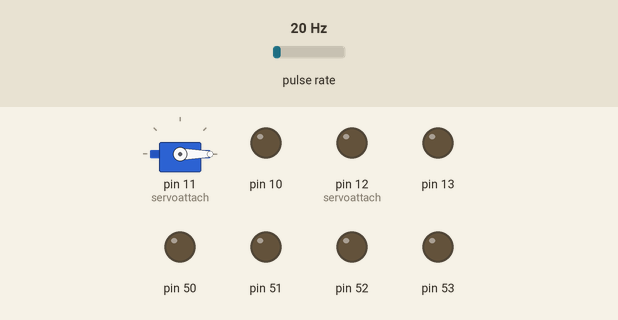
This sketch was run on a simulated Arduino Mega 2560, built with avr-gcc and run on an emulated ATmega2560. On the bench: servo, output pins drawn as LEDs (lit = HIGH). Wiring (inferred from the names in the program): pulse sensor: data pin 3. Inputs (shaded band) come from the test bench; at power-on: pulse rate 20 Hz. Servo pulses on a pin are drawn as a servo (544–2400 µs = 0–180°); pins used as bus, display or sensor lines are not drawn.

Above: at 0.05 s.
At 4.45 s:
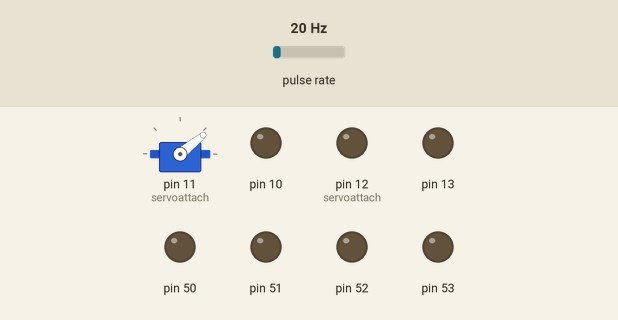
At 8.95 s:
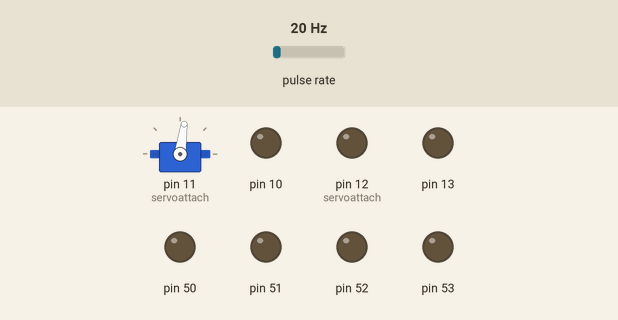
At 17.95 s:
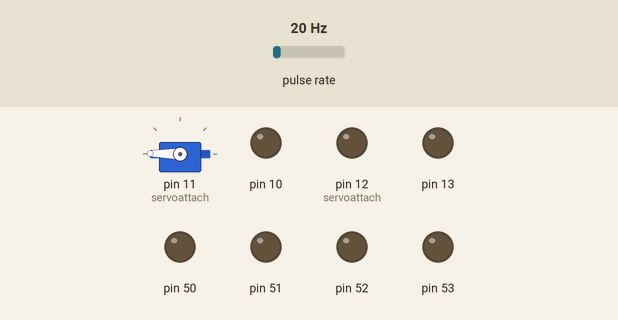
Timing chart, 0 to 23.4 s (numbered marks = the images above):
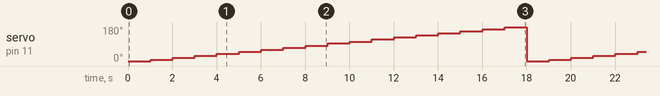

The sketch:

servo_library.ino
```cpp
#include<avr/io.h>
#include<math.h>
void servoattach(short int num,int value)       //value=clock frequency and num=pin no.to be attached
{
  switch(num)
  {
   case 11 :                            //OC1A
      DDRB|=(1<<PB5); // PORTB as OUTPUT
      TCCR1A|=(1<<WGM11)|(1<<COM1A1)|(1<<COM1A0);  //SETTING PRESCALAR AS 64
      TCCR1B|=(1<<WGM12)|(1<<WGM13)|(1<<CS10)|(1<<CS11); //FAST PWM MODE
      ICR1=5000*value/16-1;                    //generating 20msec pulse (pwm method)
      break;

   case 12 :                            //OC1B
      DDRB|=(1<<PB6); // PORTB as OUTPUT
      TCCR1A|=(1<<WGM11)|(1<<COM1B1)|(1<<COM1B0);  //SETTING PRESCALAR AS 64
      TCCR1B|=(1<<WGM12)|(1<<WGM13)|(1<<CS10)|(1<<CS11); //FAST PWM MODE
      ICR1=5000*value/16-1;                    //generating 20msec pulse (pwm method)
      break;

    case 5 :                            //OC3A
      DDRE|=(1<<PE3); // PORTB as OUTPUT
      TCCR3A|=(1<<WGM31)|(1<<COM3A1)|(1<<COM3A0);  //SETTING PRESCALAR AS 64
      TCCR3B|=(1<<WGM12)|(1<<WGM13)|(1<<CS30)|(1<<CS31); //FAST PWM MODE
      ICR3=5000*value/16-1;                    //generating 20msec pulse (pwm method)
      break;

    case 2 :                            //OC3B
      DDRE|=(1<<PE4); // PORTB as OUTPUT
      TCCR3A|=(1<<WGM31)|(1<<COM3B1)|(1<<COM3B0);  //SETTING PRESCALAR AS 64
      TCCR3B|=(1<<WGM32)|(1<<WGM33)|(1<<CS30)|(1<<CS31); //FAST PWM MODE
      ICR3=5000*value/16-1;                    //generating 20msec pulse (pwm method)
      break;

    case 3 :                            //OC3C
      DDRE|=(1<<PE5); // PORTB as OUTPUT
      TCCR3A|=(1<<WGM31)|(1<<COM3C1)|(1<<COM3C0);  //SETTING PRESCALAR AS 64
      TCCR3B|=(1<<WGM32)|(1<<WGM33)|(1<<CS30)|(1<<CS31); //FAST PWM MODE
      ICR3=5000*value/16-1;                    //generating 20msec pulse (pwm method)
      break;

    case 6 :                            //OC4A
      DDRH|=(1<<PH3); // PORTB as OUTPUT
      TCCR4A|=(1<<WGM41)|(1<<COM4A1)|(1<<COM4A0);  //SETTING PRESCALAR AS 64
      TCCR4B|=(1<<WGM42)|(1<<WGM43)|(1<<CS40)|(1<<CS41); //FAST PWM MODE
      ICR4=5000*value/16-1;                    //generating 20msec pulse (pwm method)
      break;

    case 7 :                            //OC4B
      DDRH|=(1<<PH4); // PORTB as OUTPUT
      TCCR4A|=(1<<WGM41)|(1<<COM4B1)|(1<<COM4B0);  //SETTING PRESCALAR AS 64
      TCCR4B|=(1<<WGM42)|(1<<WGM43)|(1<<CS40)|(1<<CS41); //FAST PWM MODE
      ICR4=5000*value/16-1;                    //generating 20msec pulse (pwm method)
      break;

    case 8 :                            //OC4C
      DDRH|=(1<<PH5); // PORTB as OUTPUT
      TCCR4A|=(1<<WGM41)|(1<<COM4C1)|(1<<COM4C0);  //SETTING PRESCALAR AS 64
      TCCR4B|=(1<<WGM42)|(1<<WGM43)|(1<<CS40)|(1<<CS41); //FAST PWM MODE
      ICR4=5000*value/16-1;                    //generating 20msec pulse (pwm method)
      break;

    case 46 :                           //OC5A
      DDRL|=(1<<PL3); // PORTB as OUTPUT
      TCCR5A|=(1<<WGM51)|(1<<COM5A1)|(1<<COM5A0);  //SETTING PRESCALAR AS 64
      TCCR5B|=(1<<WGM52)|(1<<WGM53)|(1<<CS50)|(1<<CS51); //FAST PWM MODE
      ICR5=5000*value/16-1;                    //generating 20msec pulse (pwm method)
      break;

    case 45 :                           //OC5B
      DDRL|=(1<<PL4); // PORTB as OUTPUT
      TCCR5A|=(1<<WGM51)|(1<<COM5B1)|(1<<COM5B0);  //SETTING PRESCALAR AS 64
      TCCR5B|=(1<<WGM52)|(1<<WGM53)|(1<<CS50)|(1<<CS51); //FAST PWM MODE
      ICR5=5000*value/16-1;                    //generating 20msec pulse (pwm met)
      break;

    case 44 :                           //OC5C
      DDRL|=(1<<PL5); // PORTB as OUTPUT
      TCCR5A|=(1<<WGM51)|(1<<COM5C1)|(1<<COM5C0);  //SETTING PRESCALAR AS 64
      TCCR5B|=(1<<WGM52)|(1<<WGM53)|(1<<CS50)|(1<<CS51); //FAST PWM MODE
      ICR5=5000*value/16-1;                    //generating 20msec pulse (pwm method)
      break;

    default :
      break;
   }
}

void servoPSPwrite(short int pin,int val)           //PIN=servo pin no. on mega,val=angle value for the servo at pin
{
  switch(pin)
  {
   case 11:
      val=map(val,0,180,ICR1/40,ICR1/8);
      OCR1A=ICR1-val;
      break;
    case 12:
      val=map(val,0,180,ICR1/40,ICR1/8);
      OCR1B=ICR1-val;
      break;
    case 5:
      val=map(val,0,180,ICR1/40,ICR1/8);
      OCR3A=ICR3-val;
      break;
    case 2:
      val=map(val,0,180,ICR1/40,ICR1/8);
      OCR3B=ICR3-val;
      break;
    case 3:
      val=map(val,0,180,ICR1/40,ICR1/8);
      OCR3C=ICR3-val;
      break;
    case 6:
      val=map(val,0,180,ICR1/40,ICR1/8);
      OCR4A=ICR4-val;
      break;
    case 7:
      val=map(val,0,180,ICR1/40,ICR1/8);
      OCR4B=ICR4-val;
      break;
    case 8:
      val=map(val,0,180,ICR1/40,ICR1/8);
      OCR4C=ICR4-val;
      break;
    case 46:
      val=map(val,0,180,ICR1/40,ICR1/8);
      OCR5A=ICR5-val;
      break;
    case 45:
      val=map(val,0,180,ICR1/40,ICR1/8);
      OCR5B=ICR5-val;
      break;
    case 44:
      val=map(val,0,180,ICR1/40,ICR1/8);
      OCR5C=ICR5-val;
      break;
    default :
      break;
  }
  //val = map(val,0,180,125,625);             //mapping one to one values
  //OCR1A= ICR1-val;                              //GENERATING PULSE IN INVERTED MODE
 //_delay_ms(500);                              //give delay in the main code
}

void deattach(short int pin1)                   //pin1=pin no. to be deattached
{
 switch(pin1)
  {
   case 11 :                            //OC1A
      DDRB|=(1<<PB5); // PORTB as OUTPUT
      TCCR1A|=(0<<WGM11)|(0<<COM1A1)|(0<<COM1A0);  //SETTING PRESCALAR AS 64
      TCCR1B|=(0<<WGM12)|(0<<WGM13)|(0<<CS10)|(0<<CS11); //FAST PWM MODE
      ICR1=0;                    //generating 20msec pulse (pwm method)
      OCR1A=0;
      break;

   case 12 :                            //OC1B
      DDRB|=(1<<PB6); // PORTB as OUTPUT
      TCCR1A|=(0<<WGM11)|(0<<COM1B1)|(0<<COM1B0);  //SETTING PRESCALAR AS 64
      TCCR1B|=(0<<WGM12)|(0<<WGM13)|(0<<CS10)|(0<<CS11); //FAST PWM MODE
      ICR1=0;                    //generating 20msec pulse (pwm method)
      OCR1B=0;
      break;

    case 5 :                            //OC3A
      DDRE|=(1<<PE3); // PORTB as OUTPUT
      TCCR3A|=(0<<WGM31)|(0<<COM3A1)|(0<<COM3A0);  //SETTING PRESCALAR AS 64
      TCCR3B|=(0<<WGM12)|(0<<WGM13)|(0<<CS30)|(0<<CS31); //FAST PWM MODE
      ICR3=0;                    //generating 20msec pulse (pwm method)
      OCR3A=0;
      break;

    case 2 :                            //OC3B
      DDRE|=(1<<PE4); // PORTB as OUTPUT
      TCCR3A|=(0<<WGM31)|(0<<COM3B1)|(0<<COM3B0);  //SETTING PRESCALAR AS 64
      TCCR3B|=(0<<WGM32)|(0<<WGM33)|(0<<CS30)|(0<<CS31); //FAST PWM MODE
      ICR3=0;                    //generating 20msec pulse (pwm method)
      OCR3B=0;
      break;

    case 3 :                            //OC3C
      DDRE|=(1<<PE5); // PORTB as OUTPUT
      TCCR3A|=(0<<WGM31)|(0<<COM3C1)|(0<<COM3C0);  //SETTING PRESCALAR AS 64
      TCCR3B|=(0<<WGM32)|(0<<WGM33)|(0<<CS30)|(0<<CS31); //FAST PWM MODE
      ICR3=0;                             //generating 20msec pulse (pwm method)
      OCR3C=0;
      break;

    case 6 :                            //OC4A
      DDRH|=(1<<PH3); // PORTB as OUTPUT
      TCCR4A|=(0<<WGM41)|(0<<COM4A1)|(0<<COM4A0);  //SETTING PRESCALAR AS 64
      TCCR4B|=(0<<WGM42)|(0<<WGM43)|(0<<CS40)|(0<<CS41); //FAST PWM MODE
      ICR4=0;                    //generating 20msec pulse (pwm method)
      OCR4A=0;
      break;

    case 7 :                            //OC4B
      DDRH|=(1<<PH4); // PORTB as OUTPUT
      TCCR4A|=(0<<WGM41)|(0<<COM4B1)|(0<<COM4B0);  //SETTING PRESCALAR AS 64
      TCCR4B|=(0<<WGM42)|(0<<WGM43)|(0<<CS40)|(0<<CS41); //FAST PWM MODE
      ICR4=0;                    //generating 20msec pulse (pwm method)
      OCR4B=0;
      break;

    case 8 :                            //OC4C
      DDRH|=(1<<PH5); // PORTB as OUTPUT
      TCCR4A|=(0<<WGM41)|(0<<COM4C1)|(0<<COM4C0);  //SETTING PRESCALAR AS 64
      TCCR4B|=(0<<WGM42)|(0<<WGM43)|(0<<CS40)|(0<<CS41); //FAST PWM MODE
      ICR4=0;                    //generating 20msec pulse (pwm method)
      OCR4C=0;
      break;

    case 46 :                           //OC5A
      DDRL|=(1<<PL3); // PORTB as OUTPUT
      TCCR5A|=(0<<WGM51)|(0<<COM5A1)|(0<<COM5A0);  //SETTING PRESCALAR AS 64
      TCCR5B|=(0<<WGM52)|(0<<WGM53)|(0<<CS50)|(0<<CS51); //FAST PWM MODE
      ICR5=0;                    //generating 20msec pulse (pwm method)
      OCR5A=0;
      break;

    case 45 :                           //OC5B
      DDRL|=(1<<PL4); // PORTB as OUTPUT
      TCCR5A|=(0<<WGM51)|(0<<COM5B1)|(0<<COM5B0);  //SETTING PRESCALAR AS 64
      TCCR5B|=(0<<WGM52)|(0<<WGM53)|(0<<CS50)|(0<<CS51); //FAST PWM MODE
      ICR5=0;                    //generating 20msec pulse (pwm met)
      OCR5B=0;
      break;

    case 44 :                           //OC5C
      DDRL|=(1<<PL5); // PORTB as OUTPUT
      TCCR5A|=(0<<WGM51)|(0<<COM5C1)|(0<<COM5C0);  //SETTING PRESCALAR AS 64
      TCCR5B|=(0<<WGM52)|(0<<WGM53)|(0<<CS50)|(0<<CS51); //FAST PWM MODE
      ICR5=0;                    //generating 20msec pulse (pwm method)
      OCR5C=0;
      break;

    default :
      break;
  }
}
```

servoPSPlib1.ino
```cpp
/* SERVO MOTOR CONTROL BY GIVING ANY SPECIFIC ANGLE
 * Grp-18
 * date:- 22/07/18
 *
 */

#define F_CPU 16000000UL
#include <avr/io.h>
#include <util/delay.h>
#include <math.h>
//function to get angular movement of servo
 int count=0,x=0;
void encodercount()
{
  /*//Serial.println("1");
  if(digitalRead(2)==LOW)
  {
    count++;
  }
  else
  {
    count--;
  }
  */
 count++;
}
void servoPSPwrite(int val)
{

  val = map(val, 0, 180, 125, 625); //mapping one to one values
  OCR1A= ICR1-val;  //GENERATING PULSE IN INVERTED MODE
  _delay_ms(1000);
}
int main()
{
  DDRB |=0xFF; // PORTB as OUTPUT
  TCCR1A |=(1<<WGM11)|(1<<COM1A1)|(1<<COM1A0);  //SETTING PRESCALAR AS 64
  TCCR1B |=(1<<WGM12)|(1<<WGM13)|(1<<CS10)|(1<<CS11); //FAST PWM MODE
  ICR1=4999;    //generating 20msec pulse (pwm method)
 Serial.begin(9600);
  pinMode(2,INPUT_PULLUP);
  pinMode(3,INPUT_PULLUP);
  attachInterrupt(digitalPinToInterrupt(3),encodercount,RISING);

  while(1)
    {
     for(int i=0;i<180;i=i+10)
      {
      servoPSPwrite(i);
      x=count*360/600;
     //Serial.println(x);
       //  Seral.println(count);
      }
    count=0;
     // servoPSPwrite(85);
      //servoPSPwrite(0);

   }
}
```

Measured:
- by itself, servo on pin 11 (servoattach): repeats every 18.0 s: 17° 1.0 s, 28° 1.0 s, 39° 1.0 s, 49° 1.0 s, 60° 1.0 s, 71° 1.0 s, 82° 1.0 s, 93° 1.0 s, 103° 1.0 s, 114° 1.0 s, 125° 1.0 s, 136° 1.0 s, 146° 1.0 s, 157° 1.0 s, 168° 1.0 s, 179° 1.0 s, 0° 1.0 s, 6° 1.0 s
